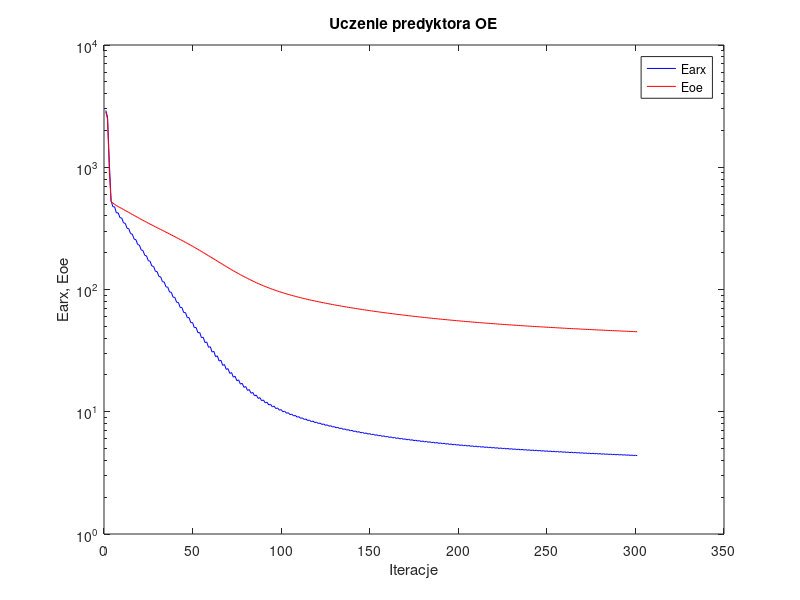
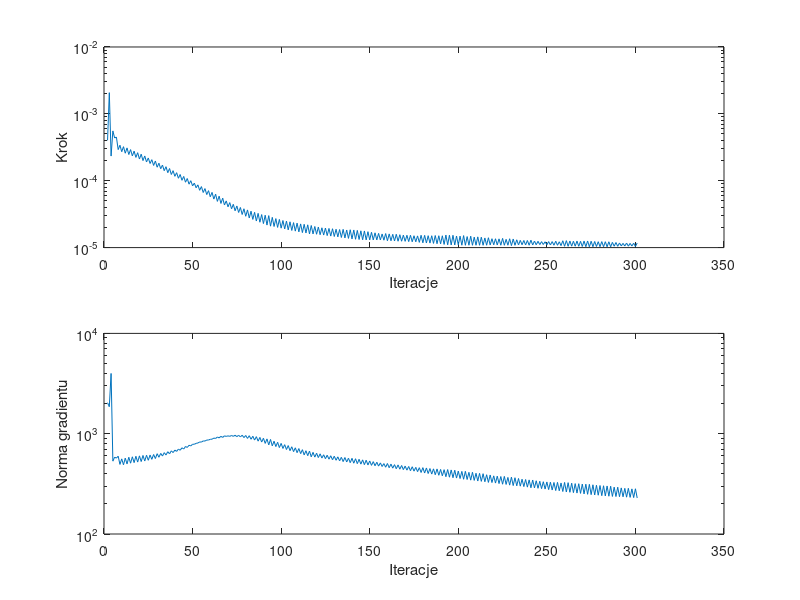

Write MATLAB code to recreate these figures, in order.
%uczenie predyktora oe
clear all;
n=0; farx(n+1)=2.915329e+003; foe(n+1)=2.841392e+003; wspucz(n+1)=0.000000e+000; ng(n+1)=0.000000e+000;
n=1; farx(n+1)=2.570957e+003; foe(n+1)=2.461253e+003; krok(n+1)=4.017841e-004; ng(n+1)=2.037231e+003;
n=2; farx(n+1)=1.094634e+003; foe(n+1)=9.290974e+002; krok(n+1)=2.075244e-003; ng(n+1)=1.858725e+003;
n=3; farx(n+1)=5.317165e+002; foe(n+1)=5.225684e+002; krok(n+1)=2.337468e-004; ng(n+1)=3.986219e+003;
n=4; farx(n+1)=4.751569e+002; foe(n+1)=5.090402e+002; krok(n+1)=5.562136e-004; ng(n+1)=5.324164e+002;
n=5; farx(n+1)=4.746695e+002; foe(n+1)=4.971231e+002; krok(n+1)=4.356528e-004; ng(n+1)=5.836865e+002;
n=6; farx(n+1)=4.225068e+002; foe(n+1)=4.858970e+002; krok(n+1)=4.494798e-004; ng(n+1)=5.712553e+002;
n=7; farx(n+1)=4.243259e+002; foe(n+1)=4.768268e+002; krok(n+1)=2.921277e-004; ng(n+1)=5.965457e+002;
n=8; farx(n+1)=3.868260e+002; foe(n+1)=4.681761e+002; krok(n+1)=3.395966e-004; ng(n+1)=4.941566e+002;
n=9; farx(n+1)=3.845636e+002; foe(n+1)=4.599059e+002; krok(n+1)=2.716429e-004; ng(n+1)=5.612269e+002;
n=10; farx(n+1)=3.509931e+002; foe(n+1)=4.513942e+002; krok(n+1)=3.229906e-004; ng(n+1)=4.899642e+002;
n=11; farx(n+1)=3.480214e+002; foe(n+1)=4.432174e+002; krok(n+1)=2.578785e-004; ng(n+1)=5.705633e+002;
n=12; farx(n+1)=3.172951e+002; foe(n+1)=4.348547e+002; krok(n+1)=3.098339e-004; ng(n+1)=4.993657e+002;
n=13; farx(n+1)=3.142755e+002; foe(n+1)=4.268744e+002; krok(n+1)=2.463822e-004; ng(n+1)=5.823365e+002;
n=14; farx(n+1)=2.865199e+002; foe(n+1)=4.187889e+002; krok(n+1)=2.920175e-004; ng(n+1)=5.082647e+002;
n=15; farx(n+1)=2.835393e+002; foe(n+1)=4.111026e+002; krok(n+1)=2.353374e-004; ng(n+1)=5.884834e+002;
n=16; farx(n+1)=2.585215e+002; foe(n+1)=4.033587e+002; krok(n+1)=2.770473e-004; ng(n+1)=5.148402e+002;
n=17; farx(n+1)=2.557726e+002; foe(n+1)=3.960124e+002; krok(n+1)=2.232813e-004; ng(n+1)=5.956108e+002;
n=18; farx(n+1)=2.332997e+002; foe(n+1)=3.886477e+002; krok(n+1)=2.625683e-004; ng(n+1)=5.212533e+002;
n=19; farx(n+1)=2.308168e+002; foe(n+1)=3.816670e+002; krok(n+1)=2.111695e-004; ng(n+1)=6.011783e+002;
n=20; farx(n+1)=2.106249e+002; foe(n+1)=3.746855e+002; krok(n+1)=2.493753e-004; ng(n+1)=5.277224e+002;
n=21; farx(n+1)=2.084389e+002; foe(n+1)=3.680678e+002; krok(n+1)=1.999716e-004; ng(n+1)=6.068222e+002;
n=22; farx(n+1)=1.903564e+002; foe(n+1)=3.614654e+002; krok(n+1)=2.345280e-004; ng(n+1)=5.340850e+002;
n=23; farx(n+1)=1.884077e+002; foe(n+1)=3.551992e+002; krok(n+1)=1.906226e-004; ng(n+1)=6.098204e+002;
n=24; farx(n+1)=1.722117e+002; foe(n+1)=3.489554e+002; krok(n+1)=2.189959e-004; ng(n+1)=5.433181e+002;
n=25; farx(n+1)=1.704711e+002; foe(n+1)=3.430110e+002; krok(n+1)=1.810041e-004; ng(n+1)=6.125190e+002;
n=26; farx(n+1)=1.558467e+002; foe(n+1)=3.370803e+002; krok(n+1)=2.064568e-004; ng(n+1)=5.552640e+002;
n=27; farx(n+1)=1.543635e+002; foe(n+1)=3.314137e+002; krok(n+1)=1.691914e-004; ng(n+1)=6.199811e+002;
n=28; farx(n+1)=1.410505e+002; foe(n+1)=3.257414e+002; krok(n+1)=1.973390e-004; ng(n+1)=5.654076e+002;
n=29; farx(n+1)=1.398636e+002; foe(n+1)=3.203092e+002; krok(n+1)=1.592395e-004; ng(n+1)=6.319101e+002;
n=30; farx(n+1)=1.278807e+002; foe(n+1)=3.148835e+002; krok(n+1)=1.828020e-004; ng(n+1)=5.823624e+002;
n=31; farx(n+1)=1.268308e+002; foe(n+1)=3.096701e+002; krok(n+1)=1.512160e-004; ng(n+1)=6.360532e+002;
n=32; farx(n+1)=1.159276e+002; foe(n+1)=3.044482e+002; krok(n+1)=1.714180e-004; ng(n+1)=5.986722e+002;
n=33; farx(n+1)=1.150764e+002; foe(n+1)=2.994096e+002; krok(n+1)=1.413318e-004; ng(n+1)=6.471615e+002;
n=34; farx(n+1)=1.051043e+002; foe(n+1)=2.943505e+002; krok(n+1)=1.620874e-004; ng(n+1)=6.133709e+002;
n=35; farx(n+1)=1.044535e+002; foe(n+1)=2.894561e+002; krok(n+1)=1.319203e-004; ng(n+1)=6.611932e+002;
n=36; farx(n+1)=9.533898e+001; foe(n+1)=2.845373e+002; krok(n+1)=1.522476e-004; ng(n+1)=6.296324e+002;
n=37; farx(n+1)=9.485277e+001; foe(n+1)=2.797675e+002; krok(n+1)=1.239407e-004; ng(n+1)=6.745773e+002;
n=38; farx(n+1)=8.654229e+001; foe(n+1)=2.749757e+002; krok(n+1)=1.414149e-004; ng(n+1)=6.484612e+002;
n=39; farx(n+1)=8.617473e+001; foe(n+1)=2.703166e+002; krok(n+1)=1.164634e-004; ng(n+1)=6.860453e+002;
n=40; farx(n+1)=7.857318e+001; foe(n+1)=2.656295e+002; krok(n+1)=1.319295e-004; ng(n+1)=6.665892e+002;
n=41; farx(n+1)=7.831990e+001; foe(n+1)=2.610642e+002; krok(n+1)=1.089132e-004; ng(n+1)=7.022223e+002;
n=42; farx(n+1)=7.133007e+001; foe(n+1)=2.564653e+002; krok(n+1)=1.239341e-004; ng(n+1)=6.840666e+002;
n=43; farx(n+1)=7.120447e+001; foe(n+1)=2.519786e+002; krok(n+1)=1.015140e-004; ng(n+1)=7.239838e+002;
n=44; farx(n+1)=6.478147e+001; foe(n+1)=2.474624e+002; krok(n+1)=1.159103e-004; ng(n+1)=7.030585e+002;
n=45; farx(n+1)=6.476351e+001; foe(n+1)=2.430493e+002; krok(n+1)=9.501859e-005; ng(n+1)=7.451986e+002;
n=46; farx(n+1)=5.885975e+001; foe(n+1)=2.386167e+002; krok(n+1)=1.078966e-004; ng(n+1)=7.296833e+002;
n=47; farx(n+1)=5.893392e+001; foe(n+1)=2.342745e+002; krok(n+1)=8.876552e-005; ng(n+1)=7.664431e+002;
n=48; farx(n+1)=5.352454e+001; foe(n+1)=2.299224e+002; krok(n+1)=1.001480e-004; ng(n+1)=7.552329e+002;
n=49; farx(n+1)=5.366761e+001; foe(n+1)=2.256561e+002; krok(n+1)=8.368590e-005; ng(n+1)=7.849963e+002;
n=50; farx(n+1)=4.872346e+001; foe(n+1)=2.213945e+002; krok(n+1)=9.199795e-005; ng(n+1)=7.845217e+002;
n=51; farx(n+1)=4.890677e+001; foe(n+1)=2.172097e+002; krok(n+1)=7.846985e-005; ng(n+1)=8.010448e+002;
n=52; farx(n+1)=4.432779e+001; foe(n+1)=2.130340e+002; krok(n+1)=8.669030e-005; ng(n+1)=8.078329e+002;
n=53; farx(n+1)=4.459393e+001; foe(n+1)=2.089226e+002; krok(n+1)=7.188658e-005; ng(n+1)=8.270213e+002;
n=54; farx(n+1)=4.038761e+001; foe(n+1)=2.048304e+002; krok(n+1)=8.170121e-005; ng(n+1)=8.249437e+002;
n=55; farx(n+1)=4.070057e+001; foe(n+1)=2.008089e+002; krok(n+1)=6.667236e-005; ng(n+1)=8.469948e+002;
n=56; farx(n+1)=3.684930e+001; foe(n+1)=1.968178e+002; krok(n+1)=7.631158e-005; ng(n+1)=8.446584e+002;
n=57; farx(n+1)=3.719377e+001; foe(n+1)=1.929001e+002; krok(n+1)=6.208744e-005; ng(n+1)=8.641374e+002;
n=58; farx(n+1)=3.367345e+001; foe(n+1)=1.890255e+002; krok(n+1)=7.106649e-005; ng(n+1)=8.647296e+002;
n=59; farx(n+1)=3.403627e+001; foe(n+1)=1.852240e+002; krok(n+1)=5.755042e-005; ng(n+1)=8.801515e+002;
n=60; farx(n+1)=3.081140e+001; foe(n+1)=1.814708e+002; krok(n+1)=6.691701e-005; ng(n+1)=8.813781e+002;
n=61; farx(n+1)=3.119755e+001; foe(n+1)=1.777923e+002; krok(n+1)=5.314479e-005; ng(n+1)=9.042454e+002;
n=62; farx(n+1)=2.825203e+001; foe(n+1)=1.741741e+002; krok(n+1)=6.291931e-005; ng(n+1)=8.964603e+002;
n=63; farx(n+1)=2.864960e+001; foe(n+1)=1.706317e+002; krok(n+1)=4.909079e-005; ng(n+1)=9.269157e+002;
n=64; farx(n+1)=2.598241e+001; foe(n+1)=1.671586e+002; krok(n+1)=5.883434e-005; ng(n+1)=9.081520e+002;
n=65; farx(n+1)=2.637105e+001; foe(n+1)=1.637729e+002; krok(n+1)=4.572173e-005; ng(n+1)=9.411083e+002;
n=66; farx(n+1)=2.396299e+001; foe(n+1)=1.604578e+002; krok(n+1)=5.493831e-005; ng(n+1)=9.181588e+002;
n=67; farx(n+1)=2.434850e+001; foe(n+1)=1.572389e+002; krok(n+1)=4.334515e-005; ng(n+1)=9.520218e+002;
n=68; farx(n+1)=2.219106e+001; foe(n+1)=1.541134e+002; krok(n+1)=4.992602e-005; ng(n+1)=9.395692e+002;
n=69; farx(n+1)=2.254281e+001; foe(n+1)=1.510752e+002; krok(n+1)=4.073759e-005; ng(n+1)=9.521475e+002;
n=70; farx(n+1)=2.059730e+001; foe(n+1)=1.481160e+002; krok(n+1)=4.708094e-005; ng(n+1)=9.409530e+002;
n=71; farx(n+1)=2.093483e+001; foe(n+1)=1.452500e+002; krok(n+1)=3.806191e-005; ng(n+1)=9.599933e+002;
n=72; farx(n+1)=1.918256e+001; foe(n+1)=1.424627e+002; krok(n+1)=4.438276e-005; ng(n+1)=9.410858e+002;
n=73; farx(n+1)=1.950228e+001; foe(n+1)=1.397699e+002; krok(n+1)=3.553324e-005; ng(n+1)=9.650682e+002;
n=74; farx(n+1)=1.793207e+001; foe(n+1)=1.371511e+002; krok(n+1)=4.194015e-005; ng(n+1)=9.351659e+002;
n=75; farx(n+1)=1.823063e+001; foe(n+1)=1.346334e+002; krok(n+1)=3.351433e-005; ng(n+1)=9.636250e+002;
n=76; farx(n+1)=1.681568e+001; foe(n+1)=1.321860e+002; krok(n+1)=3.980988e-005; ng(n+1)=9.298918e+002;
n=77; farx(n+1)=1.709661e+001; foe(n+1)=1.298334e+002; krok(n+1)=3.126325e-005; ng(n+1)=9.656289e+002;
n=78; farx(n+1)=1.582932e+001; foe(n+1)=1.275442e+002; krok(n+1)=3.808106e-005; ng(n+1)=9.145756e+002;
n=79; farx(n+1)=1.608835e+001; foe(n+1)=1.253555e+002; krok(n+1)=2.941717e-005; ng(n+1)=9.601368e+002;
n=80; farx(n+1)=1.495015e+001; foe(n+1)=1.232208e+002; krok(n+1)=3.659283e-005; ng(n+1)=8.978964e+002;
n=81; farx(n+1)=1.519167e+001; foe(n+1)=1.211862e+002; krok(n+1)=2.773752e-005; ng(n+1)=9.550058e+002;
n=82; farx(n+1)=1.417279e+001; foe(n+1)=1.192015e+002; krok(n+1)=3.502676e-005; ng(n+1)=8.804378e+002;
n=83; farx(n+1)=1.439502e+001; foe(n+1)=1.173164e+002; krok(n+1)=2.639619e-005; ng(n+1)=9.433691e+002;
n=84; farx(n+1)=1.347772e+001; foe(n+1)=1.154768e+002; krok(n+1)=3.369455e-005; ng(n+1)=8.640307e+002;
n=85; farx(n+1)=1.368391e+001; foe(n+1)=1.137278e+002; krok(n+1)=2.496650e-005; ng(n+1)=9.343377e+002;
n=86; farx(n+1)=1.286151e+001; foe(n+1)=1.120193e+002; krok(n+1)=3.251699e-005; ng(n+1)=8.427229e+002;
n=87; farx(n+1)=1.305137e+001; foe(n+1)=1.104018e+002; krok(n+1)=2.395025e-005; ng(n+1)=9.183352e+002;
n=88; farx(n+1)=1.231222e+001; foe(n+1)=1.088228e+002; krok(n+1)=3.117913e-005; ng(n+1)=8.254230e+002;
n=89; farx(n+1)=1.248498e+001; foe(n+1)=1.073270e+002; krok(n+1)=2.286087e-005; ng(n+1)=9.006662e+002;
n=90; farx(n+1)=1.181584e+001; foe(n+1)=1.058602e+002; krok(n+1)=3.048993e-005; ng(n+1)=8.004720e+002;
n=91; farx(n+1)=1.197591e+001; foe(n+1)=1.044720e+002; krok(n+1)=2.170937e-005; ng(n+1)=8.876245e+002;
n=92; farx(n+1)=1.136705e+001; foe(n+1)=1.031063e+002; krok(n+1)=3.006913e-005; ng(n+1)=7.730529e+002;
n=93; farx(n+1)=1.152009e+001; foe(n+1)=1.018148e+002; krok(n+1)=2.092147e-005; ng(n+1)=8.761572e+002;
n=94; farx(n+1)=1.097653e+001; foe(n+1)=1.005569e+002; krok(n+1)=2.832743e-005; ng(n+1)=7.565725e+002;
n=95; farx(n+1)=1.111306e+001; foe(n+1)=9.937075e+001; krok(n+1)=2.068400e-005; ng(n+1)=8.414634e+002;
n=96; farx(n+1)=1.061825e+001; foe(n+1)=9.821075e+001; krok(n+1)=2.713913e-005; ng(n+1)=7.444143e+002;
n=97; farx(n+1)=1.074456e+001; foe(n+1)=9.710959e+001; krok(n+1)=2.003236e-005; ng(n+1)=8.208705e+002;
n=98; farx(n+1)=1.029288e+001; foe(n+1)=9.603120e+001; krok(n+1)=2.637524e-005; ng(n+1)=7.271916e+002;
n=99; farx(n+1)=1.041105e+001; foe(n+1)=9.500706e+001; krok(n+1)=1.953303e-005; ng(n+1)=8.003735e+002;
n=100; farx(n+1)=9.997959e+000; foe(n+1)=9.400571e+001; krok(n+1)=2.541507e-005; ng(n+1)=7.128205e+002;
n=101; farx(n+1)=1.010705e+001; foe(n+1)=9.305260e+001; krok(n+1)=1.903137e-005; ng(n+1)=7.774596e+002;
n=102; farx(n+1)=9.725246e+000; foe(n+1)=9.211758e+001; krok(n+1)=2.490114e-005; ng(n+1)=6.953924e+002;
n=103; farx(n+1)=9.828364e+000; foe(n+1)=9.122513e+001; krok(n+1)=1.841495e-005; ng(n+1)=7.613107e+002;
n=104; farx(n+1)=9.476314e+000; foe(n+1)=9.034900e+001; krok(n+1)=2.431050e-005; ng(n+1)=6.772070e+002;
n=105; farx(n+1)=9.573153e+000; foe(n+1)=8.951413e+001; krok(n+1)=1.804864e-005; ng(n+1)=7.409891e+002;
n=106; farx(n+1)=9.246172e+000; foe(n+1)=8.869406e+001; krok(n+1)=2.363917e-005; ng(n+1)=6.625812e+002;
n=107; farx(n+1)=9.337722e+000; foe(n+1)=8.791013e+001; krok(n+1)=1.763713e-005; ng(n+1)=7.233236e+002;
n=108; farx(n+1)=9.031284e+000; foe(n+1)=8.713926e+001; krok(n+1)=2.322634e-005; ng(n+1)=6.469977e+002;
n=109; farx(n+1)=9.119694e+000; foe(n+1)=8.639918e+001; krok(n+1)=1.720017e-005; ng(n+1)=7.109061e+002;
n=110; farx(n+1)=8.833355e+000; foe(n+1)=8.567333e+001; krok(n+1)=2.261005e-005; ng(n+1)=6.327042e+002;
n=111; farx(n+1)=8.916320e+000; foe(n+1)=8.497556e+001; krok(n+1)=1.675917e-005; ng(n+1)=6.928827e+002;
n=112; farx(n+1)=8.647928e+000; foe(n+1)=8.428646e+001; krok(n+1)=2.230894e-005; ng(n+1)=6.144307e+002;
n=113; farx(n+1)=8.727781e+000; foe(n+1)=8.362655e+001; krok(n+1)=1.654943e-005; ng(n+1)=6.765140e+002;
n=114; farx(n+1)=8.472008e+000; foe(n+1)=8.297633e+001; krok(n+1)=2.190752e-005; ng(n+1)=6.036272e+002;
n=115; farx(n+1)=8.550101e+000; foe(n+1)=8.234708e+001; krok(n+1)=1.602405e-005; ng(n+1)=6.705666e+002;
n=116; farx(n+1)=8.310625e+000; foe(n+1)=8.172738e+001; krok(n+1)=2.139878e-005; ng(n+1)=5.880042e+002;
n=117; farx(n+1)=8.384978e+000; foe(n+1)=8.113221e+001; krok(n+1)=1.602405e-005; ng(n+1)=6.518003e+002;
n=118; farx(n+1)=8.157788e+000; foe(n+1)=8.054568e+001; krok(n+1)=2.067984e-005; ng(n+1)=5.843798e+002;
n=119; farx(n+1)=8.229463e+000; foe(n+1)=7.997918e+001; krok(n+1)=1.583652e-005; ng(n+1)=6.387629e+002;
n=120; farx(n+1)=8.012420e+000; foe(n+1)=7.942024e+001; krok(n+1)=2.030432e-005; ng(n+1)=5.780803e+002;
n=121; farx(n+1)=8.082719e+000; foe(n+1)=7.887847e+001; krok(n+1)=1.558957e-005; ng(n+1)=6.300747e+002;
n=122; farx(n+1)=7.876395e+000; foe(n+1)=7.834474e+001; krok(n+1)=1.977673e-005; ng(n+1)=5.718484e+002;
n=123; farx(n+1)=7.943754e+000; foe(n+1)=7.782754e+001; krok(n+1)=1.539716e-005; ng(n+1)=6.163807e+002;
n=124; farx(n+1)=7.745367e+000; foe(n+1)=7.731557e+001; krok(n+1)=1.961230e-005; ng(n+1)=5.638410e+002;
n=125; farx(n+1)=7.812049e+000; foe(n+1)=7.681861e+001; krok(n+1)=1.511997e-005; ng(n+1)=6.102212e+002;
n=126; farx(n+1)=7.621237e+000; foe(n+1)=7.632748e+001; krok(n+1)=1.933505e-005; ng(n+1)=5.570383e+002;
n=127; farx(n+1)=7.686791e+000; foe(n+1)=7.584982e+001; krok(n+1)=1.486954e-005; ng(n+1)=6.027051e+002;
n=128; farx(n+1)=7.502719e+000; foe(n+1)=7.537750e+001; krok(n+1)=1.914473e-005; ng(n+1)=5.496523e+002;
n=129; farx(n+1)=7.567771e+000; foe(n+1)=7.491745e+001; krok(n+1)=1.466008e-005; ng(n+1)=5.963649e+002;
n=130; farx(n+1)=7.390490e+000; foe(n+1)=7.446341e+001; krok(n+1)=1.879985e-005; ng(n+1)=5.435677e+002;
n=131; farx(n+1)=7.454212e+000; foe(n+1)=7.402070e+001; krok(n+1)=1.447119e-005; ng(n+1)=5.877265e+002;
n=132; farx(n+1)=7.282771e+000; foe(n+1)=7.358285e+001; krok(n+1)=1.861995e-005; ng(n+1)=5.362754e+002;
n=133; farx(n+1)=7.345301e+000; foe(n+1)=7.315567e+001; krok(n+1)=1.416371e-005; ng(n+1)=5.813241e+002;
n=134; farx(n+1)=7.178496e+000; foe(n+1)=7.273134e+001; krok(n+1)=1.873112e-005; ng(n+1)=5.272808e+002;
n=135; farx(n+1)=7.241747e+000; foe(n+1)=7.231735e+001; krok(n+1)=1.395478e-005; ng(n+1)=5.787602e+002;
n=136; farx(n+1)=7.080558e+000; foe(n+1)=7.190877e+001; krok(n+1)=1.833197e-005; ng(n+1)=5.226482e+002;
n=137; farx(n+1)=7.142073e+000; foe(n+1)=7.150964e+001; krok(n+1)=1.373458e-005; ng(n+1)=5.698391e+002;
n=138; farx(n+1)=6.984625e+000; foe(n+1)=7.111284e+001; krok(n+1)=1.848840e-005; ng(n+1)=5.143022e+002;
n=139; farx(n+1)=7.046712e+000; foe(n+1)=7.072503e+001; krok(n+1)=1.346311e-005; ng(n+1)=5.683309e+002;
n=140; farx(n+1)=6.893582e+000; foe(n+1)=7.034104e+001; krok(n+1)=1.834698e-005; ng(n+1)=5.081197e+002;
n=141; farx(n+1)=6.955502e+000; foe(n+1)=6.996548e+001; krok(n+1)=1.331856e-005; ng(n+1)=5.628889e+002;
n=142; farx(n+1)=6.806814e+000; foe(n+1)=6.959433e+001; krok(n+1)=1.808278e-005; ng(n+1)=5.028087e+002;
n=143; farx(n+1)=6.868141e+000; foe(n+1)=6.923113e+001; krok(n+1)=1.321254e-005; ng(n+1)=5.557414e+002;
n=144; farx(n+1)=6.723732e+000; foe(n+1)=6.887201e+001; krok(n+1)=1.782892e-005; ng(n+1)=4.973932e+002;
n=145; farx(n+1)=6.784247e+000; foe(n+1)=6.852067e+001; krok(n+1)=1.308609e-005; ng(n+1)=5.484411e+002;
n=146; farx(n+1)=6.643312e+000; foe(n+1)=6.817236e+001; krok(n+1)=1.773994e-005; ng(n+1)=4.912242e+002;
n=147; farx(n+1)=6.704266e+000; foe(n+1)=6.783141e+001; krok(n+1)=1.302585e-005; ng(n+1)=5.438477e+002;
n=148; farx(n+1)=6.567344e+000; foe(n+1)=6.749541e+001; krok(n+1)=1.729605e-005; ng(n+1)=4.877605e+002;
n=149; farx(n+1)=6.627570e+000; foe(n+1)=6.716589e+001; krok(n+1)=1.302585e-005; ng(n+1)=5.350296e+002;
n=150; farx(n+1)=6.494509e+000; foe(n+1)=6.684088e+001; krok(n+1)=1.693774e-005; ng(n+1)=4.834827e+002;
n=151; farx(n+1)=6.554051e+000; foe(n+1)=6.652213e+001; krok(n+1)=1.302585e-005; ng(n+1)=5.265412e+002;
n=152; farx(n+1)=6.424402e+000; foe(n+1)=6.620750e+001; krok(n+1)=1.663384e-005; ng(n+1)=4.791515e+002;
n=153; farx(n+1)=6.483587e+000; foe(n+1)=6.589872e+001; krok(n+1)=1.302585e-005; ng(n+1)=5.191950e+002;
n=154; farx(n+1)=6.357203e+000; foe(n+1)=6.559412e+001; krok(n+1)=1.630239e-005; ng(n+1)=4.752032e+002;
n=155; farx(n+1)=6.415876e+000; foe(n+1)=6.529494e+001; krok(n+1)=1.302585e-005; ng(n+1)=5.115878e+002;
n=156; farx(n+1)=6.292833e+000; foe(n+1)=6.499972e+001; krok(n+1)=1.597838e-005; ng(n+1)=4.709458e+002;
n=157; farx(n+1)=6.350069e+000; foe(n+1)=6.470988e+001; krok(n+1)=1.290553e-005; ng(n+1)=5.033451e+002;
n=158; farx(n+1)=6.228526e+000; foe(n+1)=6.442213e+001; krok(n+1)=1.621284e-005; ng(n+1)=4.635133e+002;
n=159; farx(n+1)=6.286841e+000; foe(n+1)=6.413898e+001; krok(n+1)=1.265721e-005; ng(n+1)=5.045517e+002;
n=160; farx(n+1)=6.168410e+000; foe(n+1)=6.385932e+001; krok(n+1)=1.602405e-005; ng(n+1)=4.579731e+002;
n=161; farx(n+1)=6.226244e+000; foe(n+1)=6.358472e+001; krok(n+1)=1.265721e-005; ng(n+1)=4.974255e+002;
n=162; farx(n+1)=6.110353e+000; foe(n+1)=6.331343e+001; krok(n+1)=1.579136e-005; ng(n+1)=4.536664e+002;
n=163; farx(n+1)=6.167433e+000; foe(n+1)=6.304679e+001; krok(n+1)=1.254943e-005; ng(n+1)=4.913631e+002;
n=164; farx(n+1)=6.053600e+000; foe(n+1)=6.278259e+001; krok(n+1)=1.581864e-005; ng(n+1)=4.473891e+002;
n=165; farx(n+1)=6.111022e+000; foe(n+1)=6.252287e+001; krok(n+1)=1.245057e-005; ng(n+1)=4.885271e+002;
n=166; farx(n+1)=5.999760e+000; foe(n+1)=6.226634e+001; krok(n+1)=1.558595e-005; ng(n+1)=4.428789e+002;
n=167; farx(n+1)=6.056709e+000; foe(n+1)=6.201424e+001; krok(n+1)=1.245057e-005; ng(n+1)=4.818539e+002;
n=168; farx(n+1)=5.947882e+000; foe(n+1)=6.176512e+001; krok(n+1)=1.535224e-005; ng(n+1)=4.385275e+002;
n=169; farx(n+1)=6.004126e+000; foe(n+1)=6.152030e+001; krok(n+1)=1.240823e-005; ng(n+1)=4.753142e+002;
n=170; farx(n+1)=5.897263e+000; foe(n+1)=6.127789e+001; krok(n+1)=1.528126e-005; ng(n+1)=4.332225e+002;
n=171; farx(n+1)=5.953230e+000; foe(n+1)=6.103958e+001; krok(n+1)=1.229246e-005; ng(n+1)=4.713133e+002;
n=172; farx(n+1)=5.848111e+000; foe(n+1)=6.080350e+001; krok(n+1)=1.527639e-005; ng(n+1)=4.275757e+002;
n=173; farx(n+1)=5.904334e+000; foe(n+1)=6.057127e+001; krok(n+1)=1.222055e-005; ng(n+1)=4.683411e+002;
n=174; farx(n+1)=5.801471e+000; foe(n+1)=6.034188e+001; krok(n+1)=1.504078e-005; ng(n+1)=4.233531e+002;
n=175; farx(n+1)=5.857032e+000; foe(n+1)=6.011630e+001; krok(n+1)=1.221656e-005; ng(n+1)=4.617053e+002;
n=176; farx(n+1)=5.755720e+000; foe(n+1)=5.989314e+001; krok(n+1)=1.496279e-005; ng(n+1)=4.186570e+002;
n=177; farx(n+1)=5.810431e+000; foe(n+1)=5.967334e+001; krok(n+1)=1.197415e-005; ng(n+1)=4.583564e+002;
n=178; farx(n+1)=5.710464e+000; foe(n+1)=5.945472e+001; krok(n+1)=1.528126e-005; ng(n+1)=4.105271e+002;
n=179; farx(n+1)=5.765812e+000; foe(n+1)=5.923966e+001; krok(n+1)=1.178746e-005; ng(n+1)=4.587855e+002;
n=180; farx(n+1)=5.667415e+000; foe(n+1)=5.902672e+001; krok(n+1)=1.524497e-005; ng(n+1)=4.053944e+002;
n=181; farx(n+1)=5.722721e+000; foe(n+1)=5.881707e+001; krok(n+1)=1.171380e-005; ng(n+1)=4.554455e+002;
n=182; farx(n+1)=5.626356e+000; foe(n+1)=5.860984e+001; krok(n+1)=1.507081e-005; ng(n+1)=4.007852e+002;
n=183; farx(n+1)=5.680933e+000; foe(n+1)=5.840605e+001; krok(n+1)=1.168144e-005; ng(n+1)=4.494298e+002;
n=184; farx(n+1)=5.586038e+000; foe(n+1)=5.820411e+001; krok(n+1)=1.504078e-005; ng(n+1)=3.957288e+002;
n=185; farx(n+1)=5.640241e+000; foe(n+1)=5.800536e+001; krok(n+1)=1.155324e-005; ng(n+1)=4.461887e+002;
n=186; farx(n+1)=5.546471e+000; foe(n+1)=5.780817e+001; krok(n+1)=1.515170e-005; ng(n+1)=3.899612e+002;
n=187; farx(n+1)=5.600913e+000; foe(n+1)=5.761383e+001; krok(n+1)=1.142338e-005; ng(n+1)=4.453787e+002;
n=188; farx(n+1)=5.508934e+000; foe(n+1)=5.742166e+001; krok(n+1)=1.504078e-005; ng(n+1)=3.851176e+002;
n=189; farx(n+1)=5.562810e+000; foe(n+1)=5.723251e+001; krok(n+1)=1.138543e-005; ng(n+1)=4.402683e+002;
n=190; farx(n+1)=5.472052e+000; foe(n+1)=5.704519e+001; krok(n+1)=1.502405e-005; ng(n+1)=3.803315e+002;
n=191; farx(n+1)=5.525069e+000; foe(n+1)=5.686053e+001; krok(n+1)=1.115447e-005; ng(n+1)=4.378838e+002;
n=192; farx(n+1)=5.435382e+000; foe(n+1)=5.667626e+001; krok(n+1)=1.539716e-005; ng(n+1)=3.725963e+002;
n=193; farx(n+1)=5.488978e+000; foe(n+1)=5.649509e+001; krok(n+1)=1.101046e-005; ng(n+1)=4.391449e+002;
n=194; farx(n+1)=5.400706e+000; foe(n+1)=5.631558e+001; krok(n+1)=1.530761e-005; ng(n+1)=3.684272e+002;
n=195; farx(n+1)=5.453893e+000; foe(n+1)=5.613895e+001; krok(n+1)=1.095389e-005; ng(n+1)=4.352341e+002;
n=196; farx(n+1)=5.366860e+000; foe(n+1)=5.596386e+001; krok(n+1)=1.528126e-005; ng(n+1)=3.640825e+002;
n=197; farx(n+1)=5.420202e+000; foe(n+1)=5.579140e+001; krok(n+1)=1.095376e-005; ng(n+1)=4.323692e+002;
n=198; farx(n+1)=5.335165e+000; foe(n+1)=5.562148e+001; krok(n+1)=1.490654e-005; ng(n+1)=3.611522e+002;
n=199; farx(n+1)=5.387353e+000; foe(n+1)=5.545430e+001; krok(n+1)=1.101046e-005; ng(n+1)=4.237871e+002;
n=200; farx(n+1)=5.303449e+000; foe(n+1)=5.528866e+001; krok(n+1)=1.484241e-005; ng(n+1)=3.572237e+002;
n=201; farx(n+1)=5.354867e+000; foe(n+1)=5.512541e+001; krok(n+1)=1.085468e-005; ng(n+1)=4.207893e+002;
n=202; farx(n+1)=5.271785e+000; foe(n+1)=5.496273e+001; krok(n+1)=1.511997e-005; ng(n+1)=3.514127e+002;
n=203; farx(n+1)=5.324189e+000; foe(n+1)=5.480247e+001; krok(n+1)=1.083629e-005; ng(n+1)=4.216366e+002;
n=204; farx(n+1)=5.243032e+000; foe(n+1)=5.464497e+001; krok(n+1)=1.461294e-005; ng(n+1)=3.494387e+002;
n=205; farx(n+1)=5.293679e+000; foe(n+1)=5.448980e+001; krok(n+1)=1.085468e-005; ng(n+1)=4.118952e+002;
n=206; farx(n+1)=5.213179e+000; foe(n+1)=5.433546e+001; krok(n+1)=1.481560e-005; ng(n+1)=3.443919e+002;
n=207; farx(n+1)=5.264731e+000; foe(n+1)=5.418311e+001; krok(n+1)=1.083629e-005; ng(n+1)=4.126339e+002;
n=208; farx(n+1)=5.186024e+000; foe(n+1)=5.403347e+001; krok(n+1)=1.433996e-005; ng(n+1)=3.424067e+002;
n=209; farx(n+1)=5.235875e+000; foe(n+1)=5.388578e+001; krok(n+1)=1.085468e-005; ng(n+1)=4.033443e+002;
n=210; farx(n+1)=5.158127e+000; foe(n+1)=5.373910e+001; krok(n+1)=1.447119e-005; ng(n+1)=3.374771e+002;
n=211; farx(n+1)=5.208336e+000; foe(n+1)=5.359440e+001; krok(n+1)=1.083629e-005; ng(n+1)=4.022789e+002;
n=212; farx(n+1)=5.131333e+000; foe(n+1)=5.345173e+001; krok(n+1)=1.430061e-005; ng(n+1)=3.348694e+002;
n=213; farx(n+1)=5.181433e+000; foe(n+1)=5.331028e+001; krok(n+1)=1.083629e-005; ng(n+1)=3.992798e+002;
n=214; farx(n+1)=5.106431e+000; foe(n+1)=5.317120e+001; krok(n+1)=1.393983e-005; ng(n+1)=3.318898e+002;
n=215; farx(n+1)=5.154706e+000; foe(n+1)=5.303395e+001; krok(n+1)=1.085468e-005; ng(n+1)=3.898710e+002;
n=216; farx(n+1)=5.080908e+000; foe(n+1)=5.289744e+001; krok(n+1)=1.404624e-005; ng(n+1)=3.268640e+002;
n=217; farx(n+1)=5.129703e+000; foe(n+1)=5.276312e+001; krok(n+1)=1.095376e-005; ng(n+1)=3.875714e+002;
n=218; farx(n+1)=5.057067e+000; foe(n+1)=5.263068e+001; krok(n+1)=1.357662e-005; ng(n+1)=3.257961e+002;
n=219; farx(n+1)=5.104645e+000; foe(n+1)=5.249992e+001; krok(n+1)=1.101046e-005; ng(n+1)=3.799813e+002;
n=220; farx(n+1)=5.032966e+000; foe(n+1)=5.237031e+001; krok(n+1)=1.355752e-005; ng(n+1)=3.219841e+002;
n=221; farx(n+1)=5.080162e+000; foe(n+1)=5.224233e+001; krok(n+1)=1.095389e-005; ng(n+1)=3.773246e+002;
n=222; farx(n+1)=5.009521e+000; foe(n+1)=5.211547e+001; krok(n+1)=1.351734e-005; ng(n+1)=3.182305e+002;
n=223; farx(n+1)=5.055964e+000; foe(n+1)=5.199027e+001; krok(n+1)=1.085468e-005; ng(n+1)=3.741199e+002;
n=224; farx(n+1)=4.985803e+000; foe(n+1)=5.186572e+001; krok(n+1)=1.372904e-005; ng(n+1)=3.136055e+002;
n=225; farx(n+1)=5.033074e+000; foe(n+1)=5.174262e+001; krok(n+1)=1.083629e-005; ng(n+1)=3.752634e+002;
n=226; farx(n+1)=4.964408e+000; foe(n+1)=5.162133e+001; krok(n+1)=1.328620e-005; ng(n+1)=3.119515e+002;
n=227; farx(n+1)=5.009869e+000; foe(n+1)=5.150156e+001; krok(n+1)=1.085468e-005; ng(n+1)=3.664620e+002;
n=228; farx(n+1)=4.941552e+000; foe(n+1)=5.138233e+001; krok(n+1)=1.356957e-005; ng(n+1)=3.070999e+002;
n=229; farx(n+1)=4.987548e+000; foe(n+1)=5.126437e+001; krok(n+1)=1.071362e-005; ng(n+1)=3.687278e+002;
n=230; farx(n+1)=4.920376e+000; foe(n+1)=5.114769e+001; krok(n+1)=1.342816e-005; ng(n+1)=3.039734e+002;
n=231; farx(n+1)=4.966161e+000; foe(n+1)=5.103240e+001; krok(n+1)=1.083629e-005; ng(n+1)=3.640083e+002;
n=232; farx(n+1)=4.900020e+000; foe(n+1)=5.091862e+001; krok(n+1)=1.308479e-005; ng(n+1)=3.023701e+002;
n=233; farx(n+1)=4.945068e+000; foe(n+1)=5.080606e+001; krok(n+1)=1.095376e-005; ng(n+1)=3.576682e+002;
n=234; farx(n+1)=4.880098e+000; foe(n+1)=5.069477e+001; krok(n+1)=1.283755e-005; ng(n+1)=2.999893e+002;
n=235; farx(n+1)=4.924275e+000; foe(n+1)=5.058475e+001; krok(n+1)=1.103022e-005; ng(n+1)=3.516522e+002;
n=236; farx(n+1)=4.859983e+000; foe(n+1)=5.047572e+001; krok(n+1)=1.278257e-005; ng(n+1)=2.970429e+002;
n=237; farx(n+1)=4.903655e+000; foe(n+1)=5.036782e+001; krok(n+1)=1.095389e-005; ng(n+1)=3.493156e+002;
n=238; farx(n+1)=4.840369e+000; foe(n+1)=5.026078e+001; krok(n+1)=1.277945e-005; ng(n+1)=2.933049e+002;
n=239; farx(n+1)=4.883245e+000; foe(n+1)=5.015500e+001; krok(n+1)=1.085468e-005; ng(n+1)=3.463354e+002;
n=240; farx(n+1)=4.820796e+000; foe(n+1)=5.004973e+001; krok(n+1)=1.290553e-005; ng(n+1)=2.890008e+002;
n=241; farx(n+1)=4.864243e+000; foe(n+1)=4.994584e+001; krok(n+1)=1.095376e-005; ng(n+1)=3.452168e+002;
n=242; farx(n+1)=4.802447e+000; foe(n+1)=4.984310e+001; krok(n+1)=1.251675e-005; ng(n+1)=2.883938e+002;
n=243; farx(n+1)=4.845016e+000; foe(n+1)=4.974141e+001; krok(n+1)=1.103022e-005; ng(n+1)=3.394505e+002;
n=244; farx(n+1)=4.784160e+000; foe(n+1)=4.964062e+001; krok(n+1)=1.240823e-005; ng(n+1)=2.855501e+002;
n=245; farx(n+1)=4.826305e+000; foe(n+1)=4.954091e+001; krok(n+1)=1.109569e-005; ng(n+1)=3.355153e+002;
n=246; farx(n+1)=4.766146e+000; foe(n+1)=4.944207e+001; krok(n+1)=1.227270e-005; ng(n+1)=2.833282e+002;
n=247; farx(n+1)=4.807873e+000; foe(n+1)=4.934423e+001; krok(n+1)=1.113124e-005; ng(n+1)=3.321041e+002;
n=248; farx(n+1)=4.748188e+000; foe(n+1)=4.924724e+001; krok(n+1)=1.222055e-005; ng(n+1)=2.809148e+002;
n=249; farx(n+1)=4.789335e+000; foe(n+1)=4.915112e+001; krok(n+1)=1.101046e-005; ng(n+1)=3.303551e+002;
n=250; farx(n+1)=4.730567e+000; foe(n+1)=4.905572e+001; krok(n+1)=1.229246e-005; ng(n+1)=2.772643e+002;
n=251; farx(n+1)=4.771326e+000; foe(n+1)=4.896128e+001; krok(n+1)=1.095389e-005; ng(n+1)=3.284047e+002;
n=252; farx(n+1)=4.713261e+000; foe(n+1)=4.886753e+001; krok(n+1)=1.229246e-005; ng(n+1)=2.744832e+002;
n=253; farx(n+1)=4.753432e+000; foe(n+1)=4.877473e+001; krok(n+1)=1.085468e-005; ng(n+1)=3.263837e+002;
n=254; farx(n+1)=4.695781e+000; foe(n+1)=4.868244e+001; krok(n+1)=1.245571e-005; ng(n+1)=2.711543e+002;
n=255; farx(n+1)=4.736438e+000; foe(n+1)=4.859104e+001; krok(n+1)=1.083629e-005; ng(n+1)=3.270632e+002;
n=256; farx(n+1)=4.679442e+000; foe(n+1)=4.850056e+001; krok(n+1)=1.222055e-005; ng(n+1)=2.698974e+002;
n=257; farx(n+1)=4.718692e+000; foe(n+1)=4.841087e+001; krok(n+1)=1.069939e-005; ng(n+1)=3.227174e+002;
n=258; farx(n+1)=4.661965e+000; foe(n+1)=4.832147e+001; krok(n+1)=1.265721e-005; ng(n+1)=2.652633e+002;
n=259; farx(n+1)=4.701671e+000; foe(n+1)=4.823278e+001; krok(n+1)=1.046329e-005; ng(n+1)=3.266185e+002;
n=260; farx(n+1)=4.645621e+000; foe(n+1)=4.814475e+001; krok(n+1)=1.270754e-005; ng(n+1)=2.623763e+002;
n=261; farx(n+1)=4.685215e+000; foe(n+1)=4.805748e+001; krok(n+1)=1.046074e-005; ng(n+1)=3.250525e+002;
n=262; farx(n+1)=4.629962e+000; foe(n+1)=4.797103e+001; krok(n+1)=1.254429e-005; ng(n+1)=2.605406e+002;
n=263; farx(n+1)=4.668976e+000; foe(n+1)=4.788536e+001; krok(n+1)=1.051121e-005; ng(n+1)=3.209969e+002;
n=264; farx(n+1)=4.614416e+000; foe(n+1)=4.780039e+001; krok(n+1)=1.244425e-005; ng(n+1)=2.585201e+002;
n=265; farx(n+1)=4.652793e+000; foe(n+1)=4.771618e+001; krok(n+1)=1.048504e-005; ng(n+1)=3.179031e+002;
n=266; farx(n+1)=4.598702e+000; foe(n+1)=4.763247e+001; krok(n+1)=1.251675e-005; ng(n+1)=2.558718e+002;
n=267; farx(n+1)=4.637111e+000; foe(n+1)=4.754948e+001; krok(n+1)=1.046074e-005; ng(n+1)=3.172916e+002;
n=268; farx(n+1)=4.583582e+000; foe(n+1)=4.746722e+001; krok(n+1)=1.240203e-005; ng(n+1)=2.541580e+002;
n=269; farx(n+1)=4.621259e+000; foe(n+1)=4.738559e+001; krok(n+1)=1.039083e-005; ng(n+1)=3.145271e+002;
n=270; farx(n+1)=4.568358e+000; foe(n+1)=4.730441e+001; krok(n+1)=1.251850e-005; ng(n+1)=2.511203e+002;
n=271; farx(n+1)=4.605806e+000; foe(n+1)=4.722393e+001; krok(n+1)=1.031835e-005; ng(n+1)=3.137010e+002;
n=272; farx(n+1)=4.553374e+000; foe(n+1)=4.714395e+001; krok(n+1)=1.255575e-005; ng(n+1)=2.487611e+002;
n=273; farx(n+1)=4.590713e+000; foe(n+1)=4.706461e+001; krok(n+1)=1.029142e-005; ng(n+1)=3.126949e+002;
n=274; farx(n+1)=4.538965e+000; foe(n+1)=4.698591e+001; krok(n+1)=1.244425e-005; ng(n+1)=2.469306e+002;
n=275; farx(n+1)=4.575813e+000; foe(n+1)=4.690788e+001; krok(n+1)=1.031748e-005; ng(n+1)=3.094882e+002;
n=276; farx(n+1)=4.524793e+000; foe(n+1)=4.683040e+001; krok(n+1)=1.234279e-005; ng(n+1)=2.450132e+002;
n=277; farx(n+1)=4.561281e+000; foe(n+1)=4.675364e+001; krok(n+1)=1.038706e-005; ng(n+1)=3.061920e+002;
n=278; farx(n+1)=4.510605e+000; foe(n+1)=4.667744e+001; krok(n+1)=1.224850e-005; ng(n+1)=2.436062e+002;
n=279; farx(n+1)=4.546603e+000; foe(n+1)=4.660179e+001; krok(n+1)=1.031835e-005; ng(n+1)=3.044040e+002;
n=280; farx(n+1)=4.496590e+000; foe(n+1)=4.652658e+001; krok(n+1)=1.229246e-005; ng(n+1)=2.410513e+002;
n=281; farx(n+1)=4.532367e+000; foe(n+1)=4.645201e+001; krok(n+1)=1.031748e-005; ng(n+1)=3.026979e+002;
n=282; farx(n+1)=4.482735e+000; foe(n+1)=4.637794e+001; krok(n+1)=1.224850e-005; ng(n+1)=2.396108e+002;
n=283; farx(n+1)=4.518256e+000; foe(n+1)=4.630440e+001; krok(n+1)=1.029142e-005; ng(n+1)=3.012365e+002;
n=284; farx(n+1)=4.469107e+000; foe(n+1)=4.623139e+001; krok(n+1)=1.222055e-005; ng(n+1)=2.380978e+002;
n=285; farx(n+1)=4.504396e+000; foe(n+1)=4.615888e+001; krok(n+1)=1.029142e-005; ng(n+1)=2.995223e+002;
n=286; farx(n+1)=4.456402e+000; foe(n+1)=4.608695e+001; krok(n+1)=1.197415e-005; ng(n+1)=2.368607e+002;
n=287; farx(n+1)=4.490925e+000; foe(n+1)=4.601575e+001; krok(n+1)=1.048504e-005; ng(n+1)=2.931464e+002;
n=288; farx(n+1)=4.442962e+000; foe(n+1)=4.594495e+001; krok(n+1)=1.191391e-005; ng(n+1)=2.363361e+002;
n=289; farx(n+1)=4.477522e+000; foe(n+1)=4.587464e+001; krok(n+1)=1.046074e-005; ng(n+1)=2.928321e+002;
n=290; farx(n+1)=4.430375e+000; foe(n+1)=4.580487e+001; krok(n+1)=1.171829e-005; ng(n+1)=2.354145e+002;
n=291; farx(n+1)=4.464424e+000; foe(n+1)=4.573566e+001; krok(n+1)=1.061240e-005; ng(n+1)=2.881576e+002;
n=292; farx(n+1)=4.417710e+000; foe(n+1)=4.566692e+001; krok(n+1)=1.155377e-005; ng(n+1)=2.350088e+002;
n=293; farx(n+1)=4.451042e+000; foe(n+1)=4.559868e+001; krok(n+1)=1.057446e-005; ng(n+1)=2.852097e+002;
n=294; farx(n+1)=4.404708e+000; foe(n+1)=4.553076e+001; krok(n+1)=1.168403e-005; ng(n+1)=2.329294e+002;
n=295; farx(n+1)=4.438085e+000; foe(n+1)=4.546333e+001; krok(n+1)=1.051121e-005; ng(n+1)=2.854685e+002;
n=296; farx(n+1)=4.392476e+000; foe(n+1)=4.539633e+001; krok(n+1)=1.155324e-005; ng(n+1)=2.318712e+002;
n=297; farx(n+1)=4.425270e+000; foe(n+1)=4.532986e+001; krok(n+1)=1.057446e-005; ng(n+1)=2.817540e+002;
n=298; farx(n+1)=4.379732e+000; foe(n+1)=4.526373e+001; krok(n+1)=1.161317e-005; ng(n+1)=2.307261e+002;
n=299; farx(n+1)=4.412277e+000; foe(n+1)=4.519800e+001; krok(n+1)=1.039083e-005; ng(n+1)=2.824555e+002;
n=300; farx(n+1)=4.367410e+000; foe(n+1)=4.513258e+001; krok(n+1)=1.171829e-005; ng(n+1)=2.283940e+002;

figure; semilogy(farx,'b'); hold on; semilogy(foe,'r'); xlabel('Iteracje'); ylabel('Earx, Eoe'); legend('Earx','Eoe'); title('Uczenie predyktora OE');
figure; subplot(2,1,1); semilogy(krok); xlabel('Iteracje'); ylabel('Krok');
subplot(2,1,2); semilogy(ng); xlabel('Iteracje'); ylabel('Norma gradientu');
Earx=farx(n+1)
Eoe=foe(n+1)
